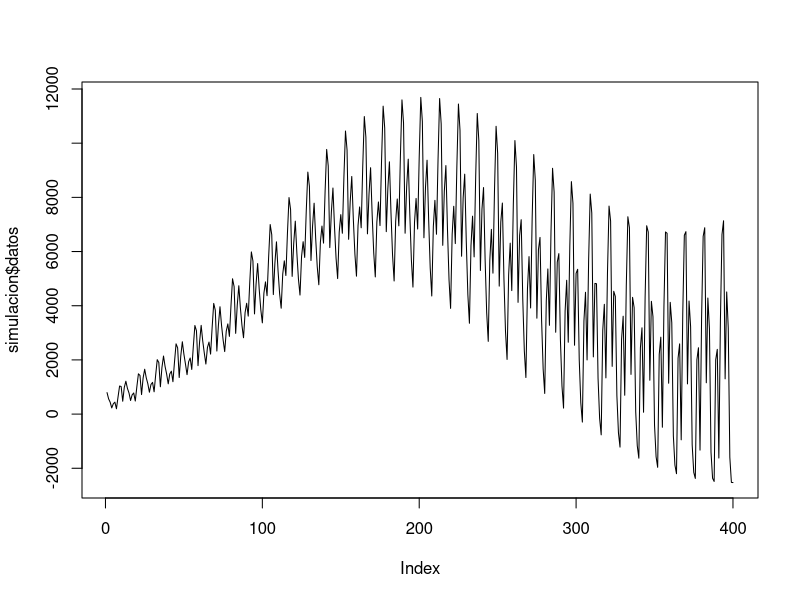
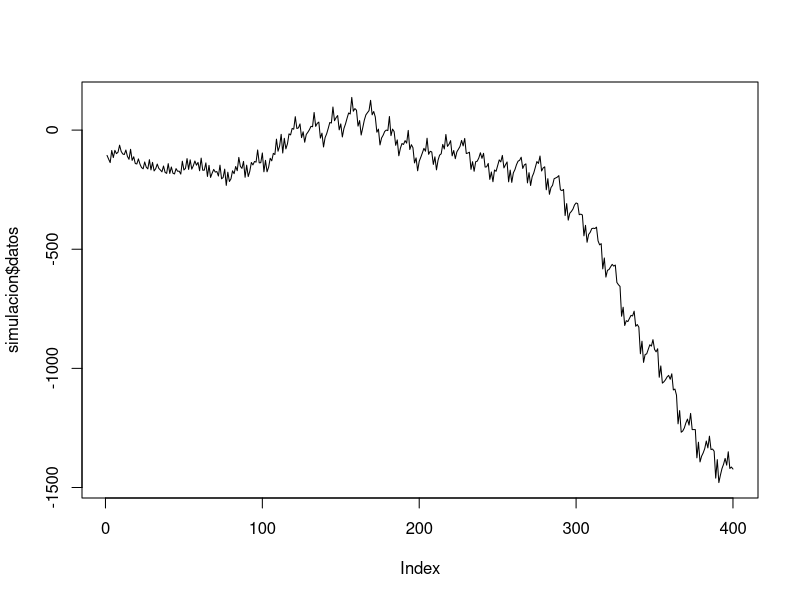

The R script that drew these images, in order: (Note: this script raises an error after producing the figures.)
## ---- chunk 1
simular.proceso <- function(data, n, temporalidad, no.estacional, estacional, p=NULL, q=NULL, P=NULL, Q=NULL){
    
    require(forecast)
    coeficientes <- list(p, q, P, Q)
    coeficientes.simulados <- lapply(c(no.estacional[c(1,3)], estacional[c(1,3)]), function(x) sample(seq(-1,1,.1), x))
    pos <- which(sapply(coeficientes, is.null)==TRUE)
    
    coeficientes[pos] <- coeficientes.simulados[pos]
    names(coeficientes) <- c("p", "q", "P", "Q")
    
    modelo <- Arima(ts(data=data, freq=temporalidad), 
                    order = no.estacional, 
                    seasonal = estacional,
                    fixed=c(phi=coeficientes$p, 
                            theta=coeficientes$q, 
                            Phi=coeficientes$P, 
                            Theta=coeficientes$Q))
    datos <- simulate(modelo, nsim=n)[-c(1:length(data))]
    list(modelo=modelo, datos=datos)
}

set.seed(1)

simulacion <- simular.proceso(data=rnorm(100, 15, 2), n=500, temporalidad=12, no.estacional=c(1,1,3), estacional = c(1,2,3), p=.1)
plot(simulacion$datos, type="l")

simulacion <- simular.proceso(data=rpois(100, 15), n=500, temporalidad=12, no.estacional=c(1,1,3), estacional = c(2,1,1), p=.1)
plot(simulacion$datos, type="l")
## ---- chunk 2
#Esta función estima la sobreparametrización
modelo.arima <- function(serie, no.estacional, estacional, regr = NULL){
if(is.null(regr)){
    modelo <- tryCatch({
      forecast::Arima(serie, 
                      order = no.estacional, 
                      seasonal = estacional)
    }, 
    error = function(e) NULL)  
  }
  
  if(!is.null(regr)){
    modelo <-tryCatch({
      forecast::Arima(serie, 
                      order = no.estacional, 
                      seasonal = estacional, 
                      xreg = regr)
    }, 
    error = function(e) NULL)   
  }
  
  if(!is.null(modelo)){
    grados.libertad <- modelo$nobs - length(modelo$coef)
    t.value <- modelo$coef/sqrt(diag(modelo$var.coef))
    prob <- stats::pf(t.value^2, df1 = 1, df2 = grados.libertad, lower.tail = FALSE)
    ifelse(sum(1*prob>0.05)<1, return(modelo), 1)
  }
  
}
## ---- chunk 3
#Estimación de las medidas de rendimiento y los criterios de información
medidas.arima <- function(modelo, testing, horizonte, regr = NULL){
  
  ##Nombre del modelo
  nombre <- capture.output(modelo)
  nombre <- substr(nombre[2],1, 23)
  
  ##Criterios de informacion
  data <- capture.output(summary(modelo))
  data <- data[grepl("AIC", data) == T]
  informacion <- strsplit(data, " ")
  pos <- which(sapply(informacion, nchar)>0)
  informacion <- informacion[[1]][pos]
  informacion <- do.call("rbind", strsplit(informacion, "=")) %>% 
    data.frame() 
  colnames(informacion) <- c("Medida", "Valor")
  informacion <- informacion %>% 
    mutate(Valor = as.numeric(as.character(Valor))) %>% 
    spread(Medida, Valor) %>% 
    data.frame(Modelo = nombre)
  
  ##Medidas de rendimiento
  rendimiento <- data.frame(Modelo = c(nombre, paste(nombre, "Validacion")), 
                            accuracy(forecast(modelo, horizonte, xreg = regr), testing))
  merge(informacion, rendimiento, by="Modelo", all = TRUE) %>% 
    dplyr::select(Modelo, AIC, AICc, BIC, MAE, MAPE, RMSE, MASE)
}
## ---- chunk 4
arimas.auto <- function(tipo = c(p = 1, d = 1, q = 1, 
                                 P = 1, D = 1, Q = 1), 
                        serie, reg = NULL, validacion, horiz = 12,
                        paralelo=FALSE, clusters=detectCores(logical = FALSE)){
  
  #Matriz para la identificacion de los parametros del modelo
  valores <- expand.grid(p = 0:tipo[1], d = 0:tipo[2], q = 0:tipo[3], 
                         P = 0:tipo[4], D = 0:tipo[5], Q = 0:tipo[6])
  
  valores.no.estacional <- split(as.matrix(valores[, 1:3]), 
                                 row(valores[, 1:3]))
  valores.estacional <- split(as.matrix(valores[, 4:6]), 
                              row(valores[, 4:6]))
  
  #Estimación de los modelos
  if(paralelo==FALSE){
    modelos <- mapply(modelo.arima, 
                      no.estacional=valores.no.estacional, 
                      estacional=valores.estacional, 
                      MoreArgs = list(serie=serie, regr=reg), 
                      SIMPLIFY = FALSE)
  }
  
  if(paralelo==TRUE){
    
    #Nombres de los objetos a exportar a cada cluster
    
    obj <- sapply(as.list(match.call()), paste)
    pos <- which(names(obj) %in% c("serie", "validacion"))
    
    #Generar los cluster
    clp <- makeCluster(clusters, type = "SOCK", useXDR=FALSE)
    clusterExport(clp, varlist = c(obj[pos], "medidas.arima", "modelo.arima"))
    
    #Proceso en paralelo
    modelos <- clusterMap(cl=clp, fun = modelo.arima, 
                       no.estacional=valores.no.estacional, 
                       estacional=valores.estacional, 
                       MoreArgs = list(serie=serie, regr=reg), 
                       SIMPLIFY = FALSE, .scheduling = "dynamic")
    stopCluster(clp)
    
  }
  
  #Obtiene las posiciones de la lista donde se pudieron estimar los modelos
  pos <- which(sapply(sapply(modelos, class), length)>1)
  
  #Calcula las medidas de rendimiento y los criterios de información
  medidas <- do.call("rbind", lapply(modelos[pos], 
                                     medidas.arima, 
                                     testing = validacion, 
                                    horizonte= horiz, 
                                     regr = reg)) %>% 
    mutate_if(is.numeric, round, 2)
  #Devuelve una lista con los modelos y las medidas de rendimiento
  list(modelos=modelos[pos], medidas=medidas)
}
## ---- chunk 5
mejores.arimas <- function(tabla, peso.train=.3, peso.test=.7){
  
  #Elimina posibles modelos duplicados
  tabla <- tabla %>%
    distinct(Modelo, .keep_all = TRUE)
  
  #Crea variable para agrupar modelos en train y test
  tabla <- tabla %>% 
    mutate(mod = as.character(c(0, rep(1:(nrow(tabla)-1)%/%2))))
  
  #Crea la variable de puntaje ponderado
  tabla2 <- tabla %>% 
    mutate_at(vars(contains("C")), function(x){x-min(x, na.rm=TRUE)}) %>% 
    mutate_if(is.numeric, function(x) ifelse(is.na(x),0,x)) %>% 
    mutate(puntaje = AIC+AICc+BIC+MAE+MAPE+RMSE+MASE,
           ponde = ifelse(grepl("Validacion", Modelo)==TRUE, peso.test, peso.train),
           puntaje = puntaje*ponde)
  
  #Busca el(los) puntaje(s) mínimo(s)
  puntaje.minimo <- tabla2 %>% 
    group_by(mod) %>% 
    summarise(puntaje=sum(puntaje))
  
  #Obtiene la(s) posición(es) con puntaje(s) más bajo(s) 
  pos <- puntaje.minimo$mod[which(puntaje.minimo$puntaje==min(puntaje.minimo$puntaje))]
  
  #Devuelve el(los) mejor(es) modelo(s)
  tabla %>% 
    filter(mod %in% pos) %>% 
    dplyr::select(Modelo:MASE)
}
## ---- chunk 6
comparacion <- function(data, prop, proceso){
    require(parallel)
    require(tidyr)
    require(dplyr)
    corte <- round(length(data)*prop, 0)
    train <<- subset(data, end=corte)
    test <<- subset(data, start=corte+1)
    hyndman <- auto.arima(train)
    gamboa <- arimas.auto(tipo=proceso, serie=train, validacion=test, paralelo=TRUE)
    gamboa <- mejores.arimas(gamboa$medidas)
    
    list(hyndman=hyndman, gamboa=gamboa)
}

k <- comparacion(data=simulacion$datos, 
                 prop=.8, 
                 proceso=c(3,1,3,3,1,3))
## ---- chunk 7
k$hyndman
k$gamboa
## ---- chunk 8
mod.hyndman <- Arima(train, 
                     order=c(0,1,3), 
                     seasonal=c(1,1,0))
mod.gamboa <- Arima(train, 
                    order=c(0,1,3), 
                    seasonal=c(1,1,0))
## ---- chunk 9
plot(test)
#lines(forecast(mod.hyndman, h=100)$mean, col="red")
lines(forecast(mod.gamboa, h=100)$mean, col="blue")
